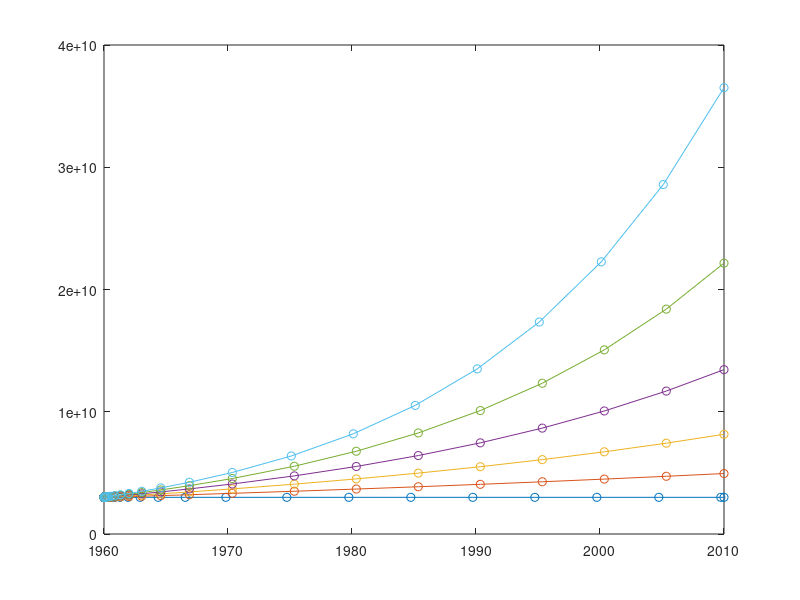

This chart was generated by the following MATLAB code:
% Solving dP/dt = rP

f = @(t,x,r) r*x;

START = 1960; END = 2010;

rates = [0.00 0.01 0.02 0.03 0.04 0.05];

count = 1;
for r = rates
    [t,y] = ode23(f, [START END], 3e9,odeset,r);
    plot(t, y,'-o');
    hold on;
end


